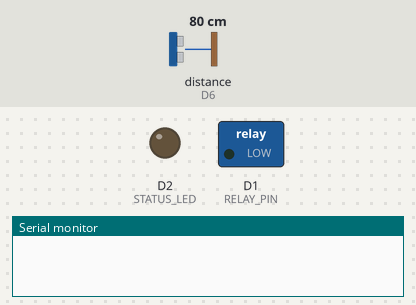
The sketch below on a simulated ESP8266 (NodeMCU). On the bench: switched loads named in the sketch (green lamp = pin HIGH), output pins drawn as LEDs (lit = HIGH), the last lines printed to the serial monitor. Wiring (inferred from the names in the program): ultrasonic range finder: trigger D5; echo D6. The inputs (shaded band) are chosen by the test bench; at power-on: distance to the obstacle (sensor on D6) 80 cm. The echo pulse lasts 58.3 µs per cm; WiFi joins after 1.5 s; servers stay silent unless stated; uploads are accepted with an empty reply; pins used as bus, display or sensor lines are not drawn.

Above: at 0.0 s.
At 3.6 s:
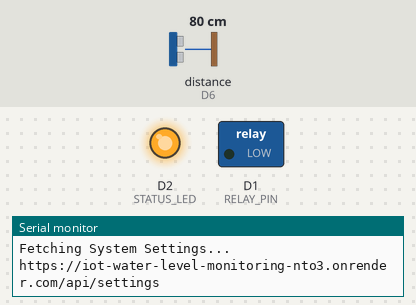
Timing chart, 0 to 5.1 s (numbered marks = the images above):
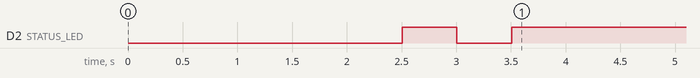

The sketch:

NodeMCU_Water_Level.ino
```cpp
/*
=========================================================
 IoT Water Level Monitoring System
 ESP8266 NodeMCU - Final Fixed Code (Render HTTPS Sync)
=========================================================
*/

#include <ESP8266WiFi.h>
#include <ESP8266HTTPClient.h>
#include <WiFiClientSecure.h>
#include <ArduinoJson.h>

/*=========================================================
                    WIFI CONFIGURATION
=========================================================*/

const char* WIFI_SSID = "Suraj";
const char* WIFI_PASSWORD = "12345678";

/*=========================================================
                    SERVER CONFIGURATION
=========================================================*/

const char* SERVER_BASE_URL = "https://iot-water-level-monitoring-nto3.onrender.com";

const char* DEVICE_ID   = "ESP8266_WATER_NODE_01";
const char* DEVICE_NAME = "NodeMCU Water Level Sensor";

/*=========================================================
                      PIN DEFINITIONS
=========================================================*/

#define TRIG_PIN    D5
#define ECHO_PIN    D6
#define RELAY_PIN   D1
#define STATUS_LED  D2

/*=========================================================
                    GLOBAL VARIABLES
=========================================================*/

unsigned long lastSendTime = 0;
const unsigned long SEND_INTERVAL_MS = 5000;

float tankHeightCm = 100.0;
float minLevelPct = 20.0;
float maxLevelPct = 90.0;

bool autoPumpEnabled = false;
bool currentPumpStatus = false;

/*=========================================================
                  FUNCTION DECLARATIONS
=========================================================*/

void connectWiFi();
float readUltrasonicDistance();
void sendWaterDataAndHeartbeat(float distanceCm);
void fetchSystemSettings();
void updatePumpState(bool turnOn);

/*=========================================================
                         SETUP
=========================================================*/

void setup()
{
    Serial.begin(115200);
    delay(1000);

    Serial.println();
    Serial.println("====================================");
    Serial.println(" IoT Water Level Monitoring System ");
    Serial.println("====================================");

    pinMode(TRIG_PIN, OUTPUT);
    pinMode(ECHO_PIN, INPUT);
    pinMode(RELAY_PIN, OUTPUT);
    pinMode(STATUS_LED, OUTPUT);

    digitalWrite(RELAY_PIN, LOW);
    digitalWrite(STATUS_LED, LOW);

    connectWiFi();

    if (WiFi.status() == WL_CONNECTED)
    {
        fetchSystemSettings();
    }
}

/*=========================================================
                       MAIN LOOP
=========================================================*/

void loop()
{
    if (WiFi.status() != WL_CONNECTED)
    {
        Serial.println();
        Serial.println("WiFi Lost!");
        connectWiFi();
        return;
    }

    digitalWrite(STATUS_LED, HIGH);

    if (millis() - lastSendTime >= SEND_INTERVAL_MS)
    {
        lastSendTime = millis();
        float distance = readUltrasonicDistance();

        Serial.print("Distance : ");
        Serial.print(distance);
        Serial.println(" cm");

        sendWaterDataAndHeartbeat(distance);
    }

    delay(20);
}

/*=========================================================
                  WIFI CONNECTION FUNCTION
=========================================================*/

void connectWiFi()
{
    WiFi.mode(WIFI_STA);
    WiFi.disconnect();
    delay(1000);

    WiFi.begin(WIFI_SSID, WIFI_PASSWORD);
    Serial.print("Connecting to WiFi");

    int retry = 0;
    while (WiFi.status() != WL_CONNECTED && retry < 40)
    {
        delay(500);
        Serial.print(".");
        digitalWrite(STATUS_LED, !digitalRead(STATUS_LED));
        retry++;
    }

    Serial.println();

    if (WiFi.status() == WL_CONNECTED)
    {
        digitalWrite(STATUS_LED, HIGH);
        Serial.println("WiFi Connected");
        Serial.print("IP Address : ");
        Serial.println(WiFi.localIP());
        Serial.print("RSSI : ");
        Serial.print(WiFi.RSSI());
        Serial.println(" dBm");
    }
    else
    {
        digitalWrite(STATUS_LED, LOW);
        Serial.println("WiFi Connection Failed");
    }
}

/*=========================================================
            ULTRASONIC DISTANCE MEASUREMENT
=========================================================*/

float readUltrasonicDistance()
{
    digitalWrite(TRIG_PIN, LOW);
    delayMicroseconds(2);

    digitalWrite(TRIG_PIN, HIGH);
    delayMicroseconds(10);

    digitalWrite(TRIG_PIN, LOW);

    long duration = pulseIn(ECHO_PIN, HIGH, 30000);

    if (duration == 0)
    {
        Serial.println("Ultrasonic Timeout");
        return tankHeightCm;
    }

    float distance = (duration * 0.0343) / 2.0;

    if (distance < 0)
        distance = 0;

    if (distance > tankHeightCm)
        distance = tankHeightCm;

    return distance;
}

/*=========================================================
          SEND SENSOR DATA + HEARTBEAT TO SERVER
=========================================================*/

void sendWaterDataAndHeartbeat(float distanceCm)
{
    if (WiFi.status() != WL_CONNECTED)
        return;

    WiFiClientSecure client;
    client.setInsecure(); // Required for HTTPS (Render)

    HTTPClient http;

    /**************************************************
                  WATER DATA API
    **************************************************/

    String waterUrl = String(SERVER_BASE_URL) + "/api/water";

    Serial.println("--------------------------------");
    Serial.println("Uploading Water Data...");
    Serial.println(waterUrl);

    http.setTimeout(15000);

    if (http.begin(client, waterUrl))
    {
        http.addHeader("Content-Type", "application/json");

        StaticJsonDocument<256> doc;

        doc["device_id"] = DEVICE_ID;
        doc["device_name"] = DEVICE_NAME;
        doc["measured_distance_cm"] = distanceCm;
        // NOTE: pump_status removed from payload so ESP does NOT override web dashboard ON state

        String body;
        serializeJson(doc, body);

        int httpCode = http.POST(body);

        Serial.print("HTTP Code : ");
        Serial.println(httpCode);

        if (httpCode > 0)
        {
            String response = http.getString();
            Serial.println("Server Response:");
            Serial.println(response);

            StaticJsonDocument<512> responseDoc;

            if (!deserializeJson(responseDoc, response))
            {
                if (responseDoc.containsKey("data"))
                {
                    const char* pump = responseDoc["data"]["pump_status"];

                    if (pump != nullptr)
                    {
                        if (String(pump) == "ON")
                        {
                            updatePumpState(true);
                        }
                        else
                        {
                            updatePumpState(false);
                        }
                    }
                }
            }
        }
        else
        {
            Serial.print("POST Failed : ");
            Serial.println(http.errorToString(httpCode));
        }

        http.end();
    }

    /**************************************************
                    HEARTBEAT API
    **************************************************/

    String heartbeatUrl = String(SERVER_BASE_URL) + "/api/device-status";
    Serial.println("Sending Heartbeat...");

    if (http.begin(client, heartbeatUrl))
    {
        http.addHeader("Content-Type", "application/json");

        StaticJsonDocument<256> hb;
        hb["device_id"] = DEVICE_ID;
        hb["device_name"] = DEVICE_NAME;
        hb["device_status"] = "ONLINE";
        hb["ip_address"] = WiFi.localIP().toString();
        hb["wifi_signal_strength"] = WiFi.RSSI();
        hb["firmware_version"] = "1.0.0";

        String heartbeatBody;
        serializeJson(hb, heartbeatBody);

        int hbCode = http.POST(heartbeatBody);
        Serial.print("Heartbeat HTTP Code : ");
        Serial.println(hbCode);

        if (hbCode > 0)
        {
            Serial.println(http.getString());
        }
        else
        {
            Serial.print("Heartbeat Failed : ");
            Serial.println(http.errorToString(hbCode));
        }

        http.end();
    }

    Serial.println("--------------------------------");
}

/*=========================================================
            FETCH SETTINGS FROM SERVER
=========================================================*/

void fetchSystemSettings()
{
    if (WiFi.status() != WL_CONNECTED)
        return;

    WiFiClientSecure client;
    client.setInsecure();

    HTTPClient http;

    String url = String(SERVER_BASE_URL) + "/api/settings";

    Serial.println("--------------------------------");
    Serial.println("Fetching System Settings...");
    Serial.println(url);

    http.setTimeout(15000);

    if (http.begin(client, url))
    {
        int httpCode = http.GET();

        Serial.print("HTTP Code : ");
        Serial.println(httpCode);

        if (httpCode > 0)
        {
            String response = http.getString();
            Serial.println("Settings Response:");
            Serial.println(response);

            StaticJsonDocument<512> doc;

            DeserializationError error = deserializeJson(doc, response);

            if (!error)
            {
                if (doc["success"] == true)
                {
                    tankHeightCm = doc["data"]["tank_height_cm"] | 100.0;
                    minLevelPct = doc["data"]["minimum_water_level_percentage"] | 20.0;
                    maxLevelPct = doc["data"]["maximum_water_level_percentage"] | 90.0;
                    autoPumpEnabled = doc["data"]["auto_pump"] | false;

                    Serial.println();
                    Serial.println("===== SETTINGS LOADED =====");
                    Serial.print("Tank Height : ");
                    Serial.print(tankHeightCm);
                    Serial.println(" cm");
                    Serial.print("Minimum Level : ");
                    Serial.print(minLevelPct);
                    Serial.println("%");
                    Serial.print("Maximum Level : ");
                    Serial.print(maxLevelPct);
                    Serial.println("%");
                    Serial.print("Auto Pump : ");

                    if(autoPumpEnabled)
                        Serial.println("Enabled");
                    else
                        Serial.println("Disabled");

                    Serial.println("===========================");
                }
                else
                {
                    Serial.println("Server returned success=false");
                }
            }
            else
            {
                Serial.print("JSON Error : ");
                Serial.println(error.c_str());
            }
        }
        else
        {
            Serial.print("GET Failed : ");
            Serial.println(http.errorToString(httpCode));
        }

        http.end();
    }

    Serial.println("--------------------------------");
}

/*=========================================================
                UPDATE PUMP STATE
=========================================================*/

void updatePumpState(bool turnOn)
{
    Serial.print("updatePumpState called with: ");
    Serial.println(turnOn ? "ON" : "OFF");

    currentPumpStatus = turnOn;

    digitalWrite(RELAY_PIN, turnOn ? HIGH : LOW);

    Serial.print("Current Pump Status = ");
    Serial.println(currentPumpStatus ? "ON" : "OFF");
}

/*=========================================================
                OPTIONAL WATER LEVEL FUNCTION
=========================================================*/

float getWaterLevelPercentage(float distanceCm)
{
    float level = tankHeightCm - distanceCm;
    float percentage = (level / tankHeightCm) * 100.0;

    if(percentage < 0)
        percentage = 0;

    if(percentage > 100)
        percentage = 100;

    return percentage;
}

/*=========================================================
                    END OF PROGRAM
=========================================================*/
```
